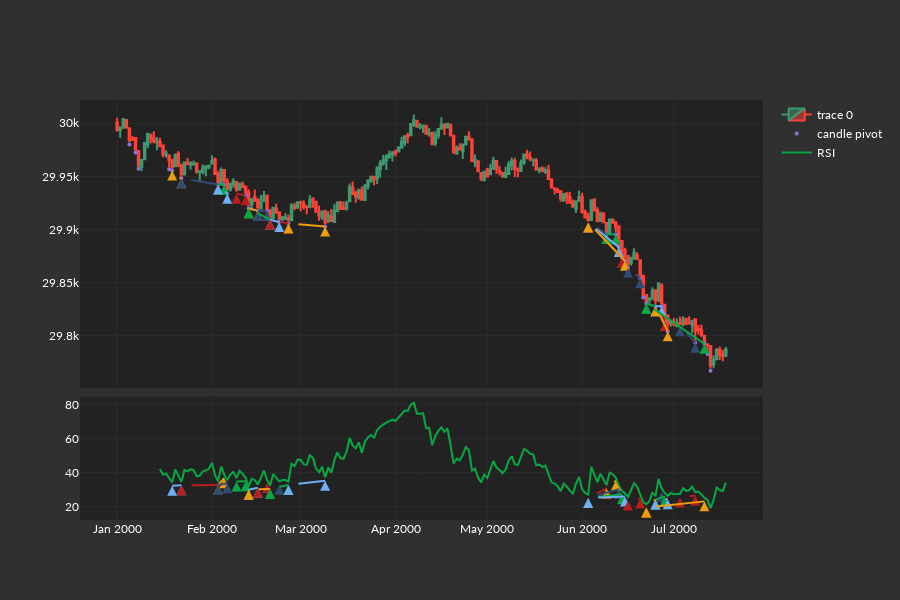

The cell this chart's notebook holds for it:
### Code cell
testing(
    # 18,
    # price_range_start=29930,
    # price_range_end=29900,
    # lookback=10,
    plot_results=True,
)

### Figure 1 — Plotly figure (JSON) as saved in the notebook; plotly's stock layout.template omitted (floating-point values rounded to 4 significant figures; data arrays with more than 128 entries replaced by an {"elided": "..."} marker saying what was removed)
{"data": [{"close": {"elided": "200 float values"}, "high": {"elided": "200 float values"}, "low": {"elided": "200 float values"}, "open": {"elided": "200 float values"}, "type": "candlestick", "x": {"elided": "200 str values"}, "xaxis": "x", "yaxis": "y"}, {"marker": {"color": "MediumPurple", "size": 4}, "mode": "markers", "name": "candle pivot", "type": "scatter", "x": {"elided": "200 str values"}, "xaxis": "x", "y": {"elided": "200 float values"}, "yaxis": "y"}, {"name": "RSI", "type": "scatter", "x": {"elided": "200 str values"}, "xaxis": "x2", "y": {"elided": "200 float values"}, "yaxis": "y2"}, {"marker": {"size": 10, "symbol": "arrow-up"}, "mode": "markers+lines", "name": "Candle Line Div", "showlegend": false, "type": "scatter", "x": ["2000-01-22T00:00:00", "2000-01-19T00:00:00"], "xaxis": "x", "y": [29950.0, 29960.0], "yaxis": "y"}, {"marker": {"size": 10, "symbol": "arrow-up"}, "mode": "markers+lines", "name": "RSI div", "showlegend": false, "type": "scatter", "x": ["2000-01-22T00:00:00", "2000-01-19T00:00:00"], "xaxis": "x2", "y": [32.62, 32.31], "yaxis": "y2"}, {"marker": {"size": 10, "symbol": "arrow-up"}, "mode": "markers+lines", "name": "Candle Line Div", "showlegend": false, "type": "scatter", "x": ["2000-02-03T00:00:00", "2000-01-22T00:00:00"], "xaxis": "x", "y": [29940.0, 29950.0], "yaxis": "y"}, {"marker": {"size": 10, "symbol": "arrow-up"}, "mode": "markers+lines", "name": "RSI div", "showlegend": false, "type": "scatter", "x": ["2000-02-03T00:00:00", "2000-01-22T00:00:00"], "xaxis": "x2", "y": [32.8, 32.62], "yaxis": "y2"}, {"marker": {"size": 10, "symbol": "arrow-up"}, "mode": "markers+lines", "name": "Candle Line Div", "showlegend": false, "type": "scatter", "x": ["2000-02-05T00:00:00", "2000-02-03T00:00:00"], "xaxis": "x", "y": [29940.0, 29940.0], "yaxis": "y"}, {"marker": {"size": 10, "symbol": "arrow-up"}, "mode": "markers+lines", "name": "RSI div", "showlegend": false, "type": "scatter", "x": ["2000-02-05T00:00:00", "2000-02-03T00:00:00"], "xaxis": "x2", "y": [36.76, 32.8], "yaxis": "y2"}, {"marker": {"size": 10, "symbol": "arrow-up"}, "mode": "markers+lines", "name": "Candle Line Div", "showlegend": false, "type": "scatter", "x": ["2000-02-06T00:00:00", "2000-02-03T00:00:00"], "xaxis": "x", "y": [29930.0, 29940.0], "yaxis": "y"}, {"marker": {"size": 10, "symbol": "arrow-up"}, "mode": "markers+lines", "name": "RSI div", "showlegend": false, "type": "scatter", "x": ["2000-02-06T00:00:00", "2000-02-03T00:00:00"], "xaxis": "x2", "y": [33.75, 32.8], "yaxis": "y2"}, {"marker": {"size": 10, "symbol": "arrow-up"}, "mode": "markers+lines", "name": "Candle Line Div", "showlegend": false, "type": "scatter", "x": ["2000-02-12T00:00:00", "2000-02-09T00:00:00"], "xaxis": "x", "y": [29930.0, 29930.0], "yaxis": "y"}, {"marker": {"size": 10, "symbol": "arrow-up"}, "mode": "markers+lines", "name": "RSI div", "showlegend": false, "type": "scatter", "x": ["2000-02-12T00:00:00", "2000-02-09T00:00:00"], "xaxis": "x2", "y": [34.99, 34.83], "yaxis": "y2"}, {"marker": {"size": 10, "symbol": "arrow-up"}, "mode": "markers+lines", "name": "Candle Line Div", "showlegend": false, "type": "scatter", "x": ["2000-02-16T00:00:00", "2000-02-13T00:00:00"], "xaxis": "x", "y": [29920.0, 29920.0], "yaxis": "y"}, {"marker": {"size": 10, "symbol": "arrow-up"}, "mode": "markers+lines", "name": "RSI div", "showlegend": false, "type": "scatter", "x": ["2000-02-16T00:00:00", "2000-02-13T00:00:00"], "xaxis": "x2", "y": [31.1, 29.92], "yaxis": "y2"}, {"marker": {"size": 10, "symbol": "arrow-up"}, "mode": "markers+lines", "name": "Candle Line Div", "showlegend": false, "type": "scatter", "x": ["2000-02-19T00:00:00", "2000-02-16T00:00:00"], "xaxis": "x", "y": [29920.0, 29920.0], "yaxis": "y"}, {"marker": {"size": 10, "symbol": "arrow-up"}, "mode": "markers+lines", "name": "RSI div", "showlegend": false, "type": "scatter", "x": ["2000-02-19T00:00:00", "2000-02-16T00:00:00"], "xaxis": "x2", "y": [33.76, 31.1], "yaxis": "y2"}, {"marker": {"size": 10, "symbol": "arrow-up"}, "mode": "markers+lines", "name": "Candle Line Div", "showlegend": false, "type": "scatter", "x": ["2000-02-20T00:00:00", "2000-02-13T00:00:00"], "xaxis": "x", "y": [29910.0, 29920.0], "yaxis": "y"}, {"marker": {"size": 10, "symbol": "arrow-up"}, "mode": "markers+lines", "name": "RSI div", "showlegend": false, "type": "scatter", "x": ["2000-02-20T00:00:00", "2000-02-13T00:00:00"], "xaxis": "x2", "y": [30.46, 29.92], "yaxis": "y2"}, {"marker": {"size": 10, "symbol": "arrow-up"}, "mode": "markers+lines", "name": "Candle Line Div", "showlegend": false, "type": "scatter", "x": ["2000-02-23T00:00:00", "2000-02-20T00:00:00"], "xaxis": "x", "y": [29910.0, 29910.0], "yaxis": "y"}, {"marker": {"size": 10, "symbol": "arrow-up"}, "mode": "markers+lines", "name": "RSI div", "showlegend": false, "type": "scatter", "x": ["2000-02-23T00:00:00", "2000-02-20T00:00:00"], "xaxis": "x2", "y": [32.9, 30.46], "yaxis": "y2"}, {"marker": {"size": 10, "symbol": "arrow-up"}, "mode": "markers+lines", "name": "Candle Line Div", "showlegend": false, "type": "scatter", "x": ["2000-02-26T00:00:00", "2000-02-20T00:00:00"], "xaxis": "x", "y": [29910.0, 29910.0], "yaxis": "y"}, {"marker": {"size": 10, "symbol": "arrow-up"}, "mode": "markers+lines", "name": "RSI div", "showlegend": false, "type": "scatter", "x": ["2000-02-26T00:00:00", "2000-02-20T00:00:00"], "xaxis": "x2", "y": [32.74, 30.46], "yaxis": "y2"}, {"marker": {"size": 10, "symbol": "arrow-up"}, "mode": "markers+lines", "name": "Candle Line Div", "showlegend": false, "type": "scatter", "x": ["2000-03-09T00:00:00", "2000-02-26T00:00:00"], "xaxis": "x", "y": [29900.0, 29910.0], "yaxis": "y"}, {"marker": {"size": 10, "symbol": "arrow-up"}, "mode": "markers+lines", "name": "RSI div", "showlegend": false, "type": "scatter", "x": ["2000-03-09T00:00:00", "2000-02-26T00:00:00"], "xaxis": "x2", "y": [35.28, 32.74], "yaxis": "y2"}, {"marker": {"size": 10, "symbol": "arrow-up"}, "mode": "markers+lines", "name": "Candle Line Div", "showlegend": false, "type": "scatter", "x": ["2000-06-09T00:00:00", "2000-06-03T00:00:00"], "xaxis": "x", "y": [29900.0, 29910.0], "yaxis": "y"}, {"marker": {"size": 10, "symbol": "arrow-up"}, "mode": "markers+lines", "name": "RSI div", "showlegend": false, "type": "scatter", "x": ["2000-06-09T00:00:00", "2000-06-03T00:00:00"], "xaxis": "x2", "y": [30.7, 25.06], "yaxis": "y2"}, {"marker": {"size": 10, "symbol": "arrow-up"}, "mode": "markers+lines", "name": "Candle Line Div", "showlegend": false, "type": "scatter", "x": ["2000-06-12T00:00:00", "2000-06-09T00:00:00"], "xaxis": "x", "y": [29900.0, 29900.0], "yaxis": "y"}, {"marker": {"size": 10, "symbol": "arrow-up"}, "mode": "markers+lines", "name": "RSI div", "showlegend": false, "type": "scatter", "x": ["2000-06-12T00:00:00", "2000-06-09T00:00:00"], "xaxis": "x2", "y": [35.2, 30.7], "yaxis": "y2"}, {"marker": {"size": 10, "symbol": "arrow-up"}, "mode": "markers+lines", "name": "Candle Line Div", "showlegend": false, "type": "scatter", "x": ["2000-06-13T00:00:00", "2000-06-03T00:00:00"], "xaxis": "x", "y": [29880.0, 29910.0], "yaxis": "y"}, {"marker": {"size": 10, "symbol": "arrow-up"}, "mode": "markers+lines", "name": "RSI div", "showlegend": false, "type": "scatter", "x": ["2000-06-13T00:00:00", "2000-06-03T00:00:00"], "xaxis": "x2", "y": [30.32, 25.06], "yaxis": "y2"}, {"marker": {"size": 10, "symbol": "arrow-up"}, "mode": "markers+lines", "name": "Candle Line Div", "showlegend": false, "type": "scatter", "x": ["2000-06-14T00:00:00", "2000-06-03T00:00:00"], "xaxis": "x", "y": [29870.0, 29910.0], "yaxis": "y"}, {"marker": {"size": 10, "symbol": "arrow-up"}, "mode": "markers+lines", "name": "RSI div", "showlegend": false, "type": "scatter", "x": ["2000-06-14T00:00:00", "2000-06-03T00:00:00"], "xaxis": "x2", "y": [27.27, 25.06], "yaxis": "y2"}, {"marker": {"size": 10, "symbol": "arrow-up"}, "mode": "markers+lines", "name": "Candle Line Div", "showlegend": false, "type": "scatter", "x": ["2000-06-15T00:00:00", "2000-06-03T00:00:00"], "xaxis": "x", "y": [29870.0, 29910.0], "yaxis": "y"}, {"marker": {"size": 10, "symbol": "arrow-up"}, "mode": "markers+lines", "name": "RSI div", "showlegend": false, "type": "scatter", "x": ["2000-06-15T00:00:00", "2000-06-03T00:00:00"], "xaxis": "x2", "y": [25.97, 25.06], "yaxis": "y2"}, {"marker": {"size": 10, "symbol": "arrow-up"}, "mode": "markers+lines", "name": "Candle Line Div", "showlegend": false, "type": "scatter", "x": ["2000-06-20T00:00:00", "2000-06-16T00:00:00"], "xaxis": "x", "y": [29850.0, 29860.0], "yaxis": "y"}, {"marker": {"size": 10, "symbol": "arrow-up"}, "mode": "markers+lines", "name": "RSI div", "showlegend": false, "type": "scatter", "x": ["2000-06-20T00:00:00", "2000-06-16T00:00:00"], "xaxis": "x2", "y": [24.75, 23.67], "yaxis": "y2"}, {"marker": {"size": 10, "symbol": "arrow-up"}, "mode": "markers+lines", "name": "Candle Line Div", "showlegend": false, "type": "scatter", "x": ["2000-06-25T00:00:00", "2000-06-22T00:00:00"], "xaxis": "x", "y": [29830.0, 29830.0], "yaxis": "y"}, {"marker": {"size": 10, "symbol": "arrow-up"}, "mode": "markers+lines", "name": "RSI div", "showlegend": false, "type": "scatter", "x": ["2000-06-25T00:00:00", "2000-06-22T00:00:00"], "xaxis": "x2", "y": [24.16, 19.45], "yaxis": "y2"}, {"marker": {"size": 10, "symbol": "arrow-up"}, "mode": "markers+lines", "name": "Candle Line Div", "showlegend": false, "type": "scatter", "x": ["2000-06-27T00:00:00", "2000-06-25T00:00:00"], "xaxis": "x", "y": [29830.0, 29830.0], "yaxis": "y"}, {"marker": {"size": 10, "symbol": "arrow-up"}, "mode": "markers+lines", "name": "RSI div", "showlegend": false, "type": "scatter", "x": ["2000-06-27T00:00:00", "2000-06-25T00:00:00"], "xaxis": "x2", "y": [28.84, 24.16], "yaxis": "y2"}, {"marker": {"size": 10, "symbol": "arrow-up"}, "mode": "markers+lines", "name": "Candle Line Div", "showlegend": false, "type": "scatter", "x": ["2000-06-28T00:00:00", "2000-06-25T00:00:00"], "xaxis": "x", "y": [29810.0, 29830.0], "yaxis": "y"}, {"marker": {"size": 10, "symbol": "arrow-up"}, "mode": "markers+lines", "name": "RSI div", "showlegend": false, "type": "scatter", "x": ["2000-06-28T00:00:00", "2000-06-25T00:00:00"], "xaxis": "x2", "y": [26.07, 24.16], "yaxis": "y2"}, {"marker": {"size": 10, "symbol": "arrow-up"}, "mode": "markers+lines", "name": "Candle Line Div", "showlegend": false, "type": "scatter", "x": ["2000-06-29T00:00:00", "2000-06-25T00:00:00"], "xaxis": "x", "y": [29800.0, 29830.0], "yaxis": "y"}, {"marker": {"size": 10, "symbol": "arrow-up"}, "mode": "markers+lines", "name": "RSI div", "showlegend": false, "type": "scatter", "x": ["2000-06-29T00:00:00", "2000-06-25T00:00:00"], "xaxis": "x2", "y": [24.4, 24.16], "yaxis": "y2"}, {"marker": {"size": 10, "symbol": "arrow-up"}, "mode": "markers+lines", "name": "Candle Line Div", "showlegend": false, "type": "scatter", "x": ["2000-07-08T00:00:00", "2000-07-03T00:00:00"], "xaxis": "x", "y": [29790.0, 29810.0], "yaxis": "y"}, {"marker": {"size": 10, "symbol": "arrow-up"}, "mode": "markers+lines", "name": "RSI div", "showlegend": false, "type": "scatter", "x": ["2000-07-08T00:00:00", "2000-07-03T00:00:00"], "xaxis": "x2", "y": [26.56, 25.41], "yaxis": "y2"}, {"marker": {"size": 10, "symbol": "arrow-up"}, "mode": "markers+lines", "name": "Candle Line Div", "showlegend": false, "type": "scatter", "x": ["2000-07-11T00:00:00", "2000-06-22T00:00:00"], "xaxis": "x", "y": [29790.0, 29830.0], "yaxis": "y"}, {"marker": {"size": 10, "symbol": "arrow-up"}, "mode": "markers+lines", "name": "RSI div", "showlegend": false, "type": "scatter", "x": ["2000-07-11T00:00:00", "2000-06-22T00:00:00"], "xaxis": "x2", "y": [23.1, 19.45], "yaxis": "y2"}, {"marker": {"size": 10, "symbol": "arrow-up"}, "mode": "markers+lines", "name": "Candle Line Div", "showlegend": false, "type": "scatter", "x": [], "xaxis": "x", "y": [], "yaxis": "y"}, {"marker": {"size": 10, "symbol": "arrow-up"}, "mode": "markers+lines", "name": "RSI div", "showlegend": false, "type": "scatter", "x": [], "xaxis": "x2", "y": [], "yaxis": "y2"}, {"marker": {"size": 10, "symbol": "arrow-up"}, "mode": "markers+lines", "name": "Candle Line Div", "showlegend": false, "type": "scatter", "x": [], "xaxis": "x", "y": [], "yaxis": "y"}, {"marker": {"size": 10, "symbol": "arrow-up"}, "mode": "markers+lines", "name": "RSI div", "showlegend": false, "type": "scatter", "x": [], "xaxis": "x2", "y": [], "yaxis": "y2"}, {"marker": {"size": 10, "symbol": "arrow-up"}, "mode": "markers+lines", "name": "Candle Line Div", "showlegend": false, "type": "scatter", "x": [], "xaxis": "x", "y": [], "yaxis": "y"}, {"marker": {"size": 10, "symbol": "arrow-up"}, "mode": "markers+lines", "name": "RSI div", "showlegend": false, "type": "scatter", "x": [], "xaxis": "x2", "y": [], "yaxis": "y2"}, {"marker": {"size": 10, "symbol": "arrow-up"}, "mode": "markers+lines", "name": "Candle Line Div", "showlegend": false, "type": "scatter", "x": [], "xaxis": "x", "y": [], "yaxis": "y"}, {"marker": {"size": 10, "symbol": "arrow-up"}, "mode": "markers+lines", "name": "RSI div", "showlegend": false, "type": "scatter", "x": [], "xaxis": "x2", "y": [], "yaxis": "y2"}, {"marker": {"size": 10, "symbol": "arrow-up"}, "mode": "markers+lines", "name": "Candle Line Div", "showlegend": false, "type": "scatter", "x": [], "xaxis": "x", "y": [], "yaxis": "y"}, {"marker": {"size": 10, "symbol": "arrow-up"}, "mode": "markers+lines", "name": "RSI div", "showlegend": false, "type": "scatter", "x": [], "xaxis": "x2", "y": [], "yaxis": "y2"}, {"marker": {"size": 10, "symbol": "arrow-up"}, "mode": "markers+lines", "name": "Candle Line Div", "showlegend": false, "type": "scatter", "x": [], "xaxis": "x", "y": [], "yaxis": "y"}, {"marker": {"size": 10, "symbol": "arrow-up"}, "mode": "markers+lines", "name": "RSI div", "showlegend": false, "type": "scatter", "x": [], "xaxis": "x2", "y": [], "yaxis": "y2"}, {"marker": {"size": 10, "symbol": "arrow-up"}, "mode": "markers+lines", "name": "Candle Line Div", "showlegend": false, "type": "scatter", "x": [], "xaxis": "x", "y": [], "yaxis": "y"}, {"marker": {"size": 10, "symbol": "arrow-up"}, "mode": "markers+lines", "name": "RSI div", "showlegend": false, "type": "scatter", "x": [], "xaxis": "x2", "y": [], "yaxis": "y2"}, {"marker": {"size": 10, "symbol": "arrow-up"}, "mode": "markers+lines", "name": "Candle Line Div", "showlegend": false, "type": "scatter", "x": [], "xaxis": "x", "y": [], "yaxis": "y"}, {"marker": {"size": 10, "symbol": "arrow-up"}, "mode": "markers+lines", "name": "RSI div", "showlegend": false, "type": "scatter", "x": [], "xaxis": "x2", "y": [], "yaxis": "y2"}, {"marker": {"size": 10, "symbol": "arrow-up"}, "mode": "markers+lines", "name": "Candle Line Div", "showlegend": false, "type": "scatter", "x": [], "xaxis": "x", "y": [], "yaxis": "y"}, {"marker": {"size": 10, "symbol": "arrow-up"}, "mode": "markers+lines", "name": "RSI div", "showlegend": false, "type": "scatter", "x": [], "xaxis": "x2", "y": [], "yaxis": "y2"}, {"marker": {"size": 10, "symbol": "arrow-up"}, "mode": "markers+lines", "name": "Candle Line Div", "showlegend": false, "type": "scatter", "x": [], "xaxis": "x", "y": [], "yaxis": "y"}, {"marker": {"size": 10, "symbol": "arrow-up"}, "mode": "markers+lines", "name": "RSI div", "showlegend": false, "type": "scatter", "x": [], "xaxis": "x2", "y": [], "yaxis": "y2"}, {"marker": {"size": 10, "symbol": "arrow-up"}, "mode": "markers+lines", "name": "Candle Line Div", "showlegend": false, "type": "scatter", "x": [], "xaxis": "x", "y": [], "yaxis": "y"}, {"marker": {"size": 10, "symbol": "arrow-up"}, "mode": "markers+lines", "name": "RSI div", "showlegend": false, "type": "scatter", "x": [], "xaxis": "x2", "y": [], "yaxis": "y2"}, {"marker": {"size": 10, "symbol": "arrow-up"}, "mode": "markers+lines", "name": "Candle Line Div", "showlegend": false, "type": "scatter", "x": [], "xaxis": "x", "y": [], "yaxis": "y"}, {"marker": {"size": 10, "symbol": "arrow-up"}, "mode": "markers+lines", "name": "RSI div", "showlegend": false, "type": "scatter", "x": [], "xaxis": "x2", "y": [], "yaxis": "y2"}, {"marker": {"size": 10, "symbol": "arrow-up"}, "mode": "markers+lines", "name": "Candle Line Div", "showlegend": false, "type": "scatter", "x": [], "xaxis": "x", "y": [], "yaxis": "y"}, {"marker": {"size": 10, "symbol": "arrow-up"}, "mode": "markers+lines", "name": "RSI div", "showlegend": false, "type": "scatter", "x": [], "xaxis": "x2", "y": [], "yaxis": "y2"}, {"marker": {"size": 10, "symbol": "arrow-up"}, "mode": "markers+lines", "name": "Candle Line Div", "showlegend": false, "type": "scatter", "x": [], "xaxis": "x", "y": [], "yaxis": "y"}, {"marker": {"size": 10, "symbol": "arrow-up"}, "mode": "markers+lines", "name": "RSI div", "showlegend": false, "type": "scatter", "x": [], "xaxis": "x2", "y": [], "yaxis": "y2"}, {"marker": {"size": 10, "symbol": "arrow-up"}, "mode": "markers+lines", "name": "Candle Line Div", "showlegend": false, "type": "scatter", "x": [], "xaxis": "x", "y": [], "yaxis": "y"}, {"marker": {"size": 10, "symbol": "arrow-up"}, "mode": "markers+lines", "name": "RSI div", "showlegend": false, "type": "scatter", "x": [], "xaxis": "x2", "y": [], "yaxis": "y2"}, {"marker": {"size": 10, "symbol": "arrow-up"}, "mode": "markers+lines", "name": "Candle Line Div", "showlegend": false, "type": "scatter", "x": [], "xaxis": "x", "y": [], "yaxis": "y"}, {"marker": {"size": 10, "symbol": "arrow-up"}, "mode": "markers+lines", "name": "RSI div", "showlegend": false, "type": "scatter", "x": [], "xaxis": "x2", "y": [], "yaxis": "y2"}, {"marker": {"size": 10, "symbol": "arrow-up"}, "mode": "markers+lines", "name": "Candle Line Div", "showlegend": false, "type": "scatter", "x": [], "xaxis": "x", "y": [], "yaxis": "y"}, {"marker": {"size": 10, "symbol": "arrow-up"}, "mode": "markers+lines", "name": "RSI div", "showlegend": false, "type": "scatter", "x": [], "xaxis": "x2", "y": [], "yaxis": "y2"}, {"marker": {"size": 10, "symbol": "arrow-up"}, "mode": "markers+lines", "name": "Candle Line Div", "showlegend": false, "type": "scatter", "x": [], "xaxis": "x", "y": [], "yaxis": "y"}, {"marker": {"size": 10, "symbol": "arrow-up"}, "mode": "markers+lines", "name": "RSI div", "showlegend": false, "type": "scatter", "x": [], "xaxis": "x2", "y": [], "yaxis": "y2"}, {"marker": {"size": 10, "symbol": "arrow-up"}, "mode": "markers+lines", "name": "Candle Line Div", "showlegend": false, "type": "scatter", "x": [], "xaxis": "x", "y": [], "yaxis": "y"}, {"marker": {"size": 10, "symbol": "arrow-up"}, "mode": "markers+lines", "name": "RSI div", "showlegend": false, "type": "scatter", "x": [], "xaxis": "x2", "y": [], "yaxis": "y2"}, {"marker": {"size": 10, "symbol": "arrow-up"}, "mode": "markers+lines", "name": "Candle Line Div", "showlegend": false, "type": "scatter", "x": [], "xaxis": "x", "y": [], "yaxis": "y"}, {"marker": {"size": 10, "symbol": "arrow-up"}, "mode": "markers+lines", "name": "RSI div", "showlegend": false, "type": "scatter", "x": [], "xaxis": "x2", "y": [], "yaxis": "y2"}, {"marker": {"size": 10, "symbol": "arrow-up"}, "mode": "markers+lines", "name": "Candle Line Div", "showlegend": false, "type": "scatter", "x": [], "xaxis": "x", "y": [], "yaxis": "y"}, {"marker": {"size": 10, "symbol": "arrow-up"}, "mode": "markers+lines", "name": "RSI div", "showlegend": false, "type": "scatter", "x": [], "xaxis": "x2", "y": [], "yaxis": "y2"}, {"marker": {"size": 10, "symbol": "arrow-up"}, "mode": "markers+lines", "name": "Candle Line Div", "showlegend": false, "type": "scatter", "x": [], "xaxis": "x", "y": [], "yaxis": "y"}, {"marker": {"size": 10, "symbol": "arrow-up"}, "mode": "markers+lines", "name": "RSI div", "showlegend": false, "type": "scatter", "x": [], "xaxis": "x2", "y": [], "yaxis": "y2"}, {"marker": {"size": 10, "symbol": "arrow-up"}, "mode": "markers+lines", "name": "Candle Line Div", "showlegend": false, "type": "scatter", "x": [], "xaxis": "x", "y": [], "yaxis": "y"}, {"marker": {"size": 10, "symbol": "arrow-up"}, "mode": "markers+lines", "name": "RSI div", "showlegend": false, "type": "scatter", "x": [], "xaxis": "x2", "y": [], "yaxis": "y2"}], "layout": {"height": 600, "xaxis": {"anchor": "y", "domain": [0, 1], "matches": "x2", "rangeslider": {"visible": false}, "showticklabels": false}, "xaxis2": {"anchor": "y2", "domain": [0, 1]}, "yaxis": {"anchor": "x", "domain": [0.314, 1]}, "yaxis2": {"anchor": "x2", "domain": [0, 0.294]}}}
